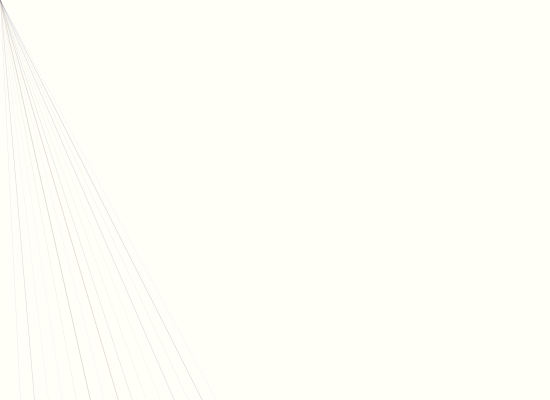
Frame 1 (no input)
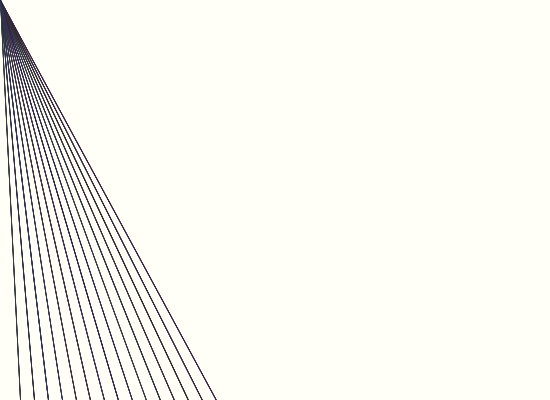
Frame 60 (the mouse pressed at the canvas centre just before this capture)
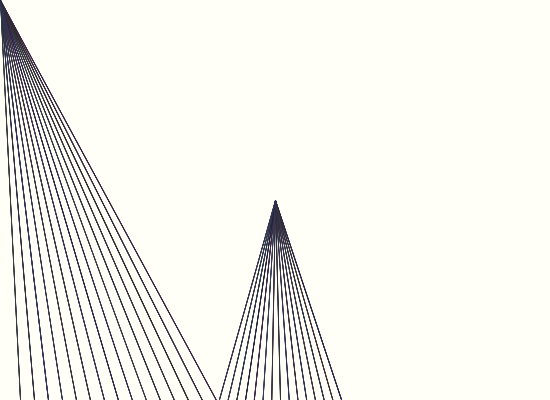
Frame 120 (the mouse held since frame 60 and released just before this capture)

The Processing sketch that drew these frames (run headless with seeded random() and noise(); from frame 60 on, the mouse is pressed at the canvas centre):

// Processing sketch: processing_28042
// ── processing_28042.pde

void setup(){
size (550, 400);
background (255, 254, 247);
smooth();
frameRate(12);
}
 
void draw (){
for (int i=50; i<width; i +=35)
drawDino (i, 1000);
 
}
void drawDino (int x, int y){
  stroke(random(100), random(90),random(130), 40);
  strokeWeight(random(1));
  line (x, y, mouseX, mouseY);
}


                
                                
